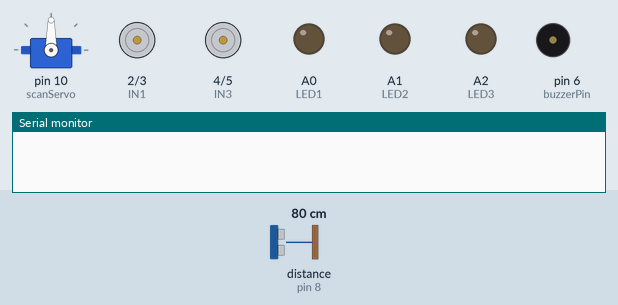
A sketch run on a simulated Arduino Uno, built with avr-gcc and run on an emulated ATmega328P. Shown: servo, motor-driver pin pairs drawn as motors (green arrow = first pin HIGH = forward, orange = second pin HIGH = backward, longer = more drive), output pins drawn as LEDs (lit = HIGH), buzzer (waves = sounding), the last lines printed to the serial monitor. Wiring (inferred from the names in the program): ultrasonic range finder: trigger pin 9; echo pin 8. Dashed ring = blinking. Inputs (shaded band) come from the test bench; at power-on: distance to the obstacle (sensor on pin 8) 80 cm. The echo pulse lasts 58.3 µs per cm; pins used as bus, display or sensor lines are not drawn.

Above: at 2.2 s.
2.3 s: distance to the obstacle (sensor on pin 8) set to 29 cm
At 3.2 s:
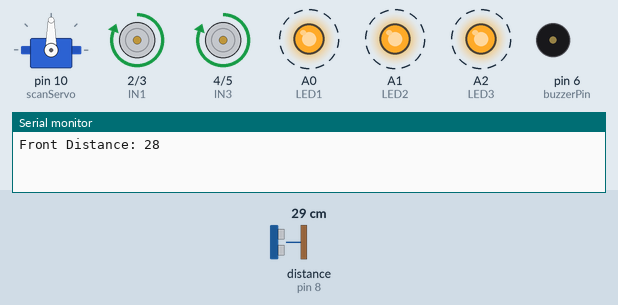
5.8 s: distance to the obstacle (sensor on pin 8) set to 24 cm
At 7.0 s:
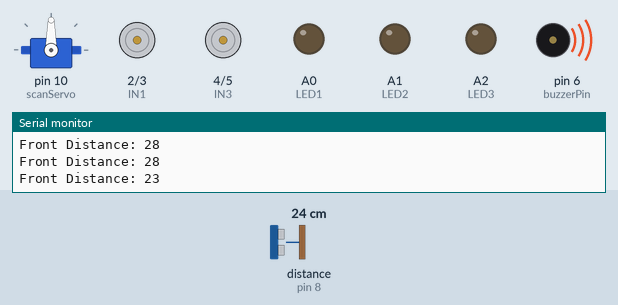
At 11.1 s:
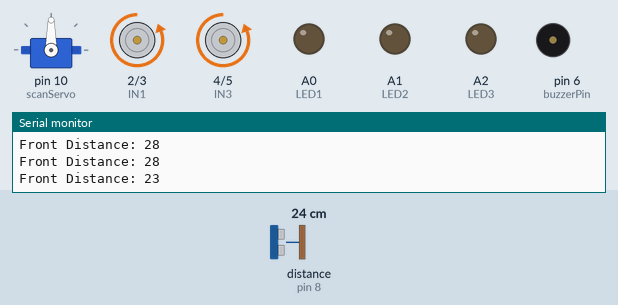
Timing chart, 0 to 21.0 s (numbered marks = the images above; inputs shaded):
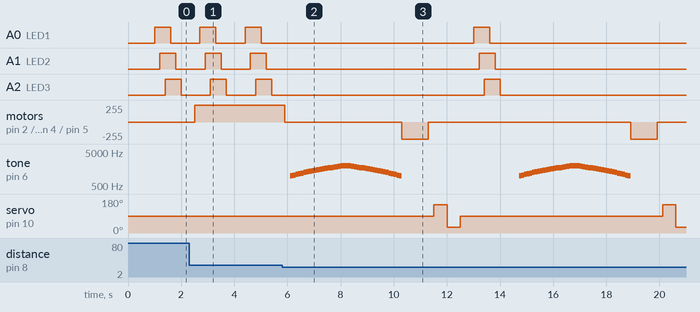

Measured:
- the behaviour switches between 27 and 26 cm on distance to the obstacle (sensor on pin 8) (found by bisection; images 1 and 2)
- after the input at 5.8 s, motor on pin 2 (IN1) / pin 3 (IN2), motor on pin 4 (IN3) / pin 5 (IN4): goes stopped 4.4 s, backward 255/255 1.0 s, stopped 7.6 s, backward 255/255 1.0 s, then stopped, starting after 0.11 s

The sketch:

Obstacle_Avoidance_Robot.ino
```cpp
/***********************************************************************************************************************************************************************

━━━━━━━━━━━━━━━━━━━━━━━━━━━━━━━━━━━━━━━━━━━━━━━━━━━━━━━━━━━━━━━━━━━━━━━━━━━━━━━━━━━━━━━━━━━━━━━━━━━━━━━━━━━━━━━━━━━━━━━━━━━━━━━━━━━━━━━━━━━━━━━━━━━━━━━━━━━━━━━━━━━━━━━━
                                                                   🤖 ROBOTICS DIVISION | BY HARPAL MAKWANA 🚀
━━━━━━━━━━━━━━━━━━━━━━━━━━━━━━━━━━━━━━━━━━━━━━━━━━━━━━━━━━━━━━━━━━━━━━━━━━━━━━━━━━━━━━━━━━━━━━━━━━━━━━━━━━━━━━━━━━━━━━━━━━━━━━━━━━━━━━━━━━━━━━━━━━━━━━━━━━━━━━━━━━━━━━━━

                                                                   🔬 FUTURE SCIENCE HUB – ROBOTICS DIVISION 🔬
                                                                  Empowering Innovation with Arduino, AI & Automation

 ━━━━━━━━━━━━━━━━━━━━━━━━━━━━━━━━━━━━━━━━━━━━━━━━━━━━━━━━━━━━━━━━━━━━━━━━━━━━━━━━━━━━━━━━━━━━━━━━━━━━━━━━━━━━━━━━━━━━━━━━━━━━━━━━━━━━━━━━━━━━━━━━━━━━━━━━━━━━━━━━━━━━━━━
                                                              🔧 Project      : Smart Obstacle Avoiding Robot v2.0
                                                             🧠 Tech Stack   : Arduino Uno, HC-SR04, Servo, L298N, LEDs
                                                             💡 Highlights   : LED Flowing Light | Naagin Buzzer | Servo Scanning
                                                            🧰 Developer    : Harpal Makwana
                                                            🏢 Brand        : Future Science Hub

                                                            📞 Contact      : +91 9313758130
                                                            📸 Instagram    : @future_science_Hub
                                                            ▶️ YouTube      : Future Science Hub
                                                            💬 WhatsApp     : +91 9313758130
━━━━━━━━━━━━━━━━━━━━━━━━━━━━━━━━━━━━━━━━━━━━━━━━━━━━━━━━━━━━━━━━━━━━━━━━━━━━━━━━━━━━━━━━━━━━━━━━━━━━━━━━━━━━━━━━━━━━━━━━━━━━━━━━━━━━━━━━━━━━━━━━━━━━━━━━━━━━━━━━━━━━━━━

/**********************************************************************************************************************************************************************
*                                                                     📦 COMPONENTS LIST 📦
*━━━━━━━━━━━━━━━━━━━━━━━━━━━━━━━━━━━━━━━━━━━━━━━━━━━━━━━━━━━━━━━━━━━━━━━━━━━━━━━━━━━━━━━━━━━━━━━━━━━━━━━━━━━━━━━━━━━━━━━━━━━━━━━━━━━━━━━━━━━━━━━━━━━━━━━━━━━━━━━━━━━━━
*                                                                          ✅ Arduino Uno
*                                                                          ✅ Ultrasonic Sensor (HC-SR04)
*                                                                          ✅ Servo Motor (SG90 / MG995)
*                                                                          ✅ L298N Motor Driver
*                                                                          ✅ 2x DC Motors
*                                                                          ✅ Passive Buzzer
*                                                                          ✅ LEDs – A0, A1, A2
***********************************************************************************************************************************************************************/

#include <Servo.h>

// ⚙️ PIN CONFIGURATION
#define trigPin    9
#define echoPin    8
#define IN1        2
#define IN2        3
#define IN3        4
#define IN4        5
#define buzzerPin  6
#define LED1       A0
#define LED2       A1
#define LED3       A2

Servo scanServo;

void setup() {
  // 🟢 Initialize all pins
  pinMode(trigPin, OUTPUT);  pinMode(echoPin, INPUT);
  pinMode(IN1, OUTPUT);      pinMode(IN2, OUTPUT);
  pinMode(IN3, OUTPUT);      pinMode(IN4, OUTPUT);
  pinMode(buzzerPin, OUTPUT);
  pinMode(LED1, OUTPUT);     pinMode(LED2, OUTPUT); pinMode(LED3, OUTPUT);

  scanServo.attach(10);  // Servo motor attached to pin 10
  Serial.begin(9600);

  scanServo.write(90);  // Center servo position
  delay(1000);
}

// 📏 Distance Measurement Function
long getDistance() {
  digitalWrite(trigPin, LOW); delayMicroseconds(2);
  digitalWrite(trigPin, HIGH); delayMicroseconds(10);
  digitalWrite(trigPin, LOW);
  long duration = pulseIn(echoPin, HIGH);
  return duration * 0.034 / 2;
}

// 🔁 MOVEMENT CONTROLS
void moveForward() {
  digitalWrite(IN1, HIGH); digitalWrite(IN2, LOW);
  digitalWrite(IN3, HIGH); digitalWrite(IN4, LOW);
}

void moveBackward() {
  digitalWrite(IN1, LOW); digitalWrite(IN2, HIGH);
  digitalWrite(IN3, LOW); digitalWrite(IN4, HIGH);
}

void moveLeft() {
  digitalWrite(IN1, LOW); digitalWrite(IN2, HIGH);
  digitalWrite(IN3, HIGH); digitalWrite(IN4, LOW);
}

void moveRight() {
  digitalWrite(IN1, HIGH); digitalWrite(IN2, LOW);
  digitalWrite(IN3, LOW); digitalWrite(IN4, HIGH);
}

void stopMotors() {
  digitalWrite(IN1, LOW); digitalWrite(IN2, LOW);
  digitalWrite(IN3, LOW); digitalWrite(IN4, LOW);
}

// 🎶 BUZZER SOUND: Naagin Style Melody
void playNaaginTone() {
  for (int freq = 1000; freq <= 2000; freq += 50) {
    tone(buzzerPin, freq, 100); delay(100);
  }
  for (int freq = 2000; freq >= 1000; freq -= 50) {
    tone(buzzerPin, freq, 100); delay(100);
  }
  noTone(buzzerPin);
}

// 🌈 LED FLOWING LIGHTS
void blinkLEDs() {
  digitalWrite(LED1, HIGH); delay(200);
  digitalWrite(LED2, HIGH); delay(200);
  digitalWrite(LED3, HIGH); delay(200);

  digitalWrite(LED1, LOW);  delay(200);
  digitalWrite(LED2, LOW);  delay(200);
  digitalWrite(LED3, LOW);  delay(200);
}

// 🧠 MAIN LOOP LOGIC
void loop() {
  blinkLEDs();  // Decorative lighting

  scanServo.write(90); delay(300);
  long front = getDistance();

  Serial.print("Front Distance: "); Serial.println(front);

  if (front > 25) {
    moveForward();
  } else {
    stopMotors(); delay(200);
    playNaaginTone();

    moveBackward(); delay(1000);
    stopMotors(); delay(200);

    // 🔄 SCAN ENVIRONMENT
    scanServo.write(150); delay(500);
    long left = getDistance();

    scanServo.write(30); delay(500);
    long right = getDistance();

    scanServo.write(90); delay(300);

    Serial.print("Left: "); Serial.print(left);
    Serial.print(" | Right: "); Serial.println(right);

    if (left > 10 && left > right) {
      moveLeft(); delay(800);
    } else if (right > 10 && right > left) {
      moveRight(); delay(800);
    } else {
      stopMotors();
    }
  }

  delay(200);
}
```
